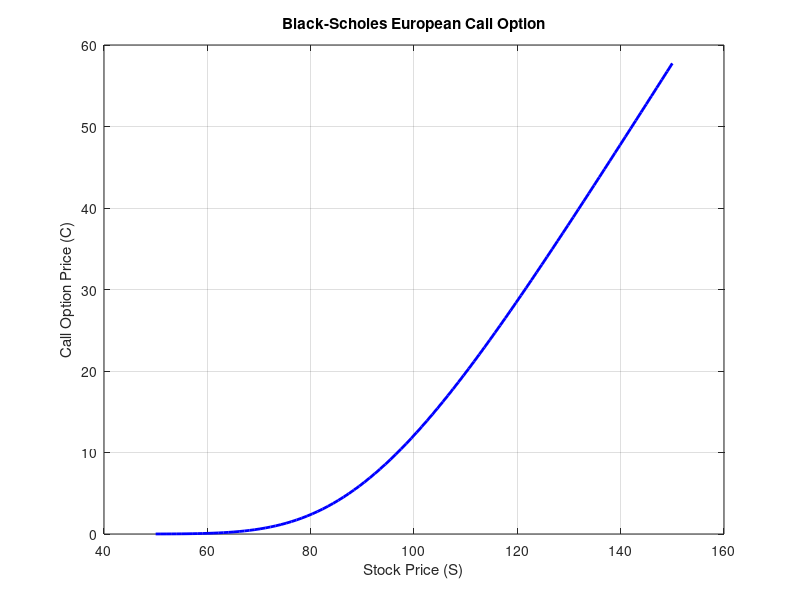

MATLAB code to generate this figure:
% Black-Scholes Call Option Pricing and Plot
clc;
clear;

% === INPUT PARAMETERS ===
S0 = 100;        % Initial stock price
K = 100;         % Strike price
r = 0.08;        % Risk-free interest rate (annual)
T = 1;           % Time to maturity in years
sigma = 0.2;     % Volatility (20%)

% === OPTION PRICE FUNCTION ===
BlackScholesCall = @(S, K, r, T, sigma) ...
    S .* normcdf((log(S ./ K) + (r + 0.5 * sigma.^2) .* T) ./ (sigma .* sqrt(T))) ...
    - K * exp(-r * T) .* normcdf((log(S ./ K) + (r - 0.5 * sigma.^2) .* T) ./ (sigma .* sqrt(T)));

% === RANGE OF STOCK PRICES FOR PLOTTING ===
S = linspace(50, 150, 100);  % Range of stock prices

% === CALCULATE OPTION PRICES ===
CallPrices = BlackScholesCall(S, K, r, T, sigma);

% === PLOT ===
figure;
plot(S, CallPrices, 'b', 'LineWidth', 2);
xlabel('Stock Price (S)');
ylabel('Call Option Price (C)');
title('Black-Scholes European Call Option');
grid on;

% === DISPLAY SINGLE VALUE ===
C = BlackScholesCall(S0, K, r, T, sigma);
fprintf('Call Option Price at S = %.2f: %.4f\n', S0, C);
